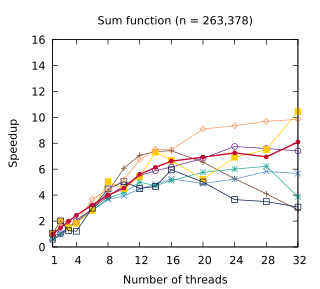

Write the gnuplot code that produced this figure.
set title "Sum function (n = 263,378)"
set terminal pdf size 3.2,2.9
set output "./results/Sum_function_n___263,378.pdf"
set key off
set xrange [1:32]
set xtics (1, 4, 8, 12, 16, 20, 24, 28, 32)
set xlabel "Number of threads"
set yrange [0:16]
set ylabel "Speedup"
plot './results/Sum_function_n___263,378.dat' using 1:2 title "Rayon" pointsize 0.7 lw 1 pt 1 linecolor rgb "#6E3B23" with linespoints, \
  './results/Sum_function_n___263,378.dat' using 1:3 title "Static" pointsize 0.7 lw 1 pt 2 linecolor rgb "#5287C6" with linespoints, \
  './results/Sum_function_n___263,378.dat' using 1:4 title "Static (pinned)" pointsize 0.7 lw 1 pt 3 linecolor rgb "#24A793" with linespoints, \
  './results/Sum_function_n___263,378.dat' using 1:5 title "Work stealing" pointsize 0.7 lw 1 pt 6 linecolor rgb "#5B2182" with linespoints, \
  './results/Sum_function_n___263,378.dat' using 1:6 title "OpenMP (static)" pointsize 0.7 lw 1 pt 5 linecolor rgb "#FFCD00" with linespoints, \
  './results/Sum_function_n___263,378.dat' using 1:7 title "OpenMP (dynamic)" pointsize 0.7 lw 1 pt 4 linecolor rgb "#001240" with linespoints, \
  './results/Sum_function_n___263,378.dat' using 1:8 title "OpenMP (taskloop)" pointsize 0.7 lw 1 pt 12 linecolor rgb "#F3965E" with linespoints, \
  './results/Sum_function_n___263,378.dat' using 1:9 title "Work assisting (our)" pointsize 0.4 lw 2 pt 7 linecolor rgb "#C00A35" with linespoints
